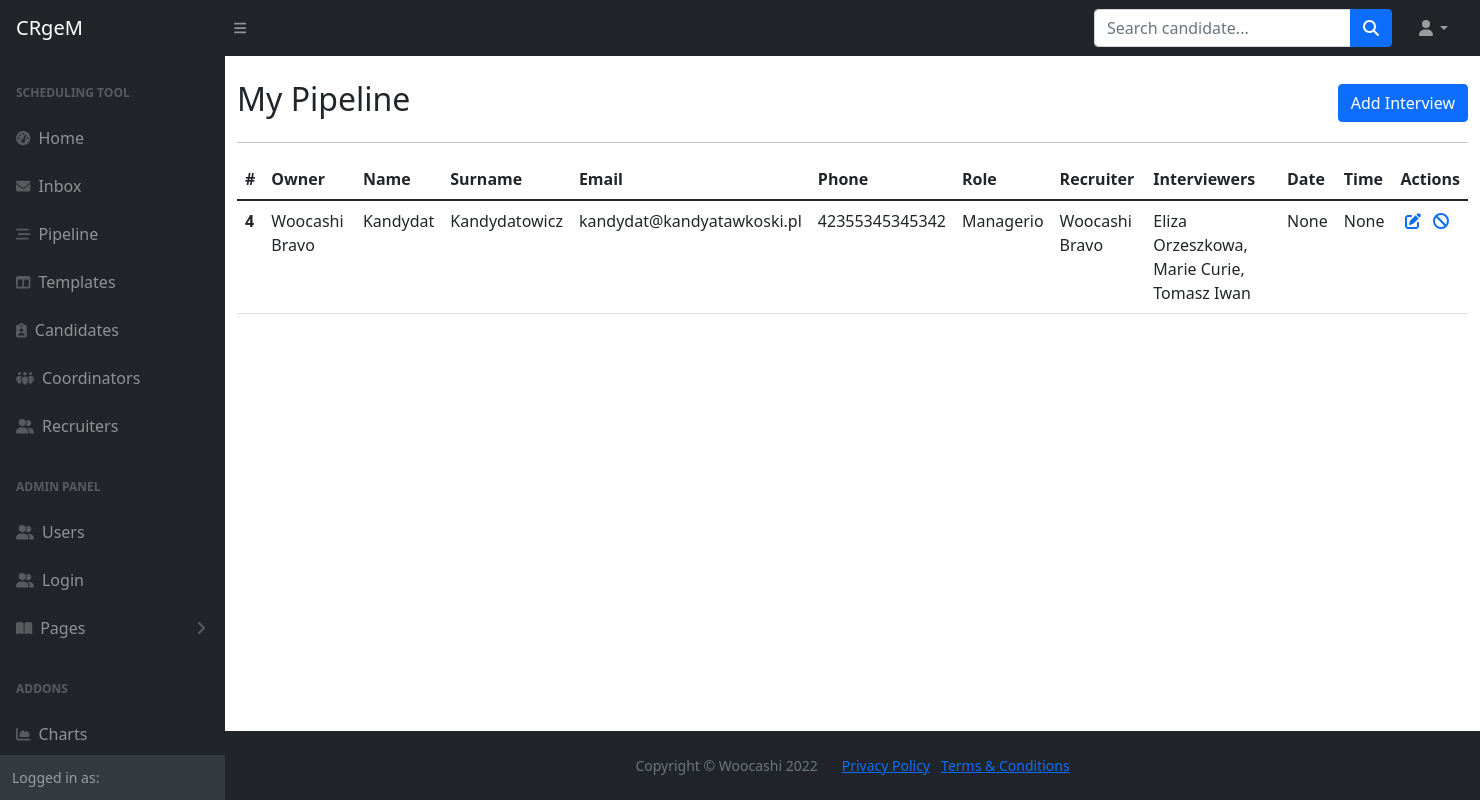
Page /pipeline on the earlier database version.
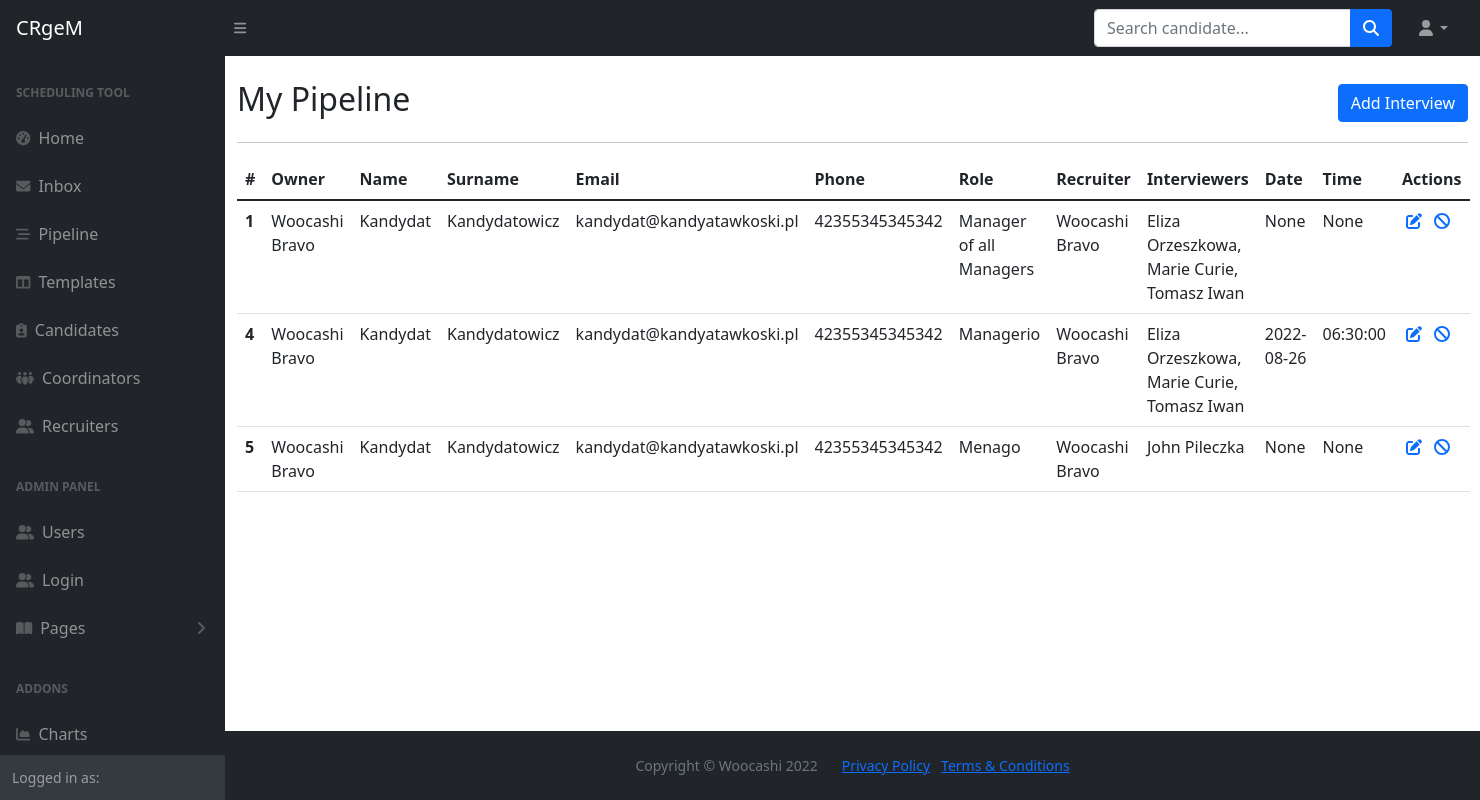
Same page on the later database version.
### main.py (models this page shows)
class Task(db.Model, Base):
    __tablename__="tasks"
    id = db.Column(db.Integer, primary_key=True)
    sender_id = Column(Integer, ForeignKey('users.id'), nullable=False)
    recipient_id = Column(Integer, ForeignKey('users.id'), nullable=False)
    delegate_id = Column(Integer, ForeignKey('users.id'), nullable=False)
    from_user = relationship("User", foreign_keys=[sender_id], back_populates="tasks_sent")
    to_user = relationship("User", foreign_keys=[recipient_id], back_populates="tasks_received")
    candidate_id = Column(Integer, ForeignKey('candidates.id'))
    candidate = relationship("Candidate", foreign_keys=[candidate_id], back_populates="tasks")
    interviewers = db.Column(db.String, nullable=False)
    role = db.Column(db.String, nullable=False)
    recruiter_notes = db.Column(db.Text, nullable=True)
    date_sent = db.Column(db.Date, nullable=False)
    date_received = db.Column(db.Date, nullable=True)
    date_completed = db.Column(db.Date, nullable=True)
    status = db.Column(db.String, nullable=False)
    is_archived = db.Column(db.Boolean, nullable=False)
    delegated_by = relationship("User", foreign_keys=[delegate_id], back_populates="tasks_delegated")
    interview_date = db.Column(db.Date, nullable=True)
    interview_time = db.Column(db.Time, nullable=True)
    scheduler_notes = db.Column(db.Text, nullable=True)
    completion_time = db.Column(db.DateTime, nullable=True)

class User(db.Model, UserMixin, Base):
    __tablename__="users"
    id = db.Column(db.Integer, primary_key=True)
    first_name = db.Column(db.String, nullable=False)
    last_name = db.Column(db.String, nullable=False)
    full_name = db.Column(db.String, nullable=False)
    email = db.Column(db.String, nullable=False, unique=True)
    phone = db.Column(db.String, nullable=False)
    type = db.Column(db.String, nullable=False)
    password = db.Column(db.String, nullable=False)
    interviews = relationship("Interview", back_populates="created_by")
    templates = relationship("Template", back_populates="created_by")
    candidates = relationship("Candidate", back_populates="created_by")
    tasks_sent = relationship("Task", primaryjoin="User.id==Task.sender_id", back_populates="from_user")
    tasks_received = relationship("Task", primaryjoin="User.id==Task.recipient_id", back_populates="to_user")
    tasks_delegated = relationship("Task", primaryjoin="User.id==Task.delegate_id", back_populates="delegated_by")

class Candidate(db.Model, Base):
    __tablename__="candidates"
    id = db.Column(db.Integer, primary_key=True)
    first_name = db.Column(db.String, nullable=False)
    last_name = db.Column(db.String, nullable=False)
    full_name = db.Column(db.String, nullable=False)
    email = db.Column(db.String, nullable=False, unique=True)
    phone = db.Column(db.String, nullable=False)
    cv = db.Column(db.String, nullable=True)
    owner_id = Column(Integer, ForeignKey('users.id'))
    created_by = relationship("User", back_populates="candidates")
    created_date = db.Column(db.Date, nullable=False)
    tasks = relationship("Task", back_populates="candidate")

### main.py (the view)
@app.route('/pipeline')
def pipeline():
    tasks = Task.query.filter_by(status="accepted").all()
    return render_template('pipeline.html', tasks=tasks, current_user=current_user, is_authenticated=current_user.is_authenticated)

### templates/pipeline.html (shortened to what this page needs)
{% import "bootstrap/wtf.html" as wtf %}
{% include 'header.html' %}
	<main>
		<div class="container mt-4">
			<div class="row d-flex align-items-center">
				<div class="col-lg-6">
					<h2>My Pipeline</h2>
				</div>
				<div class="col-lg-6 d-flex justify-content-end">
					<a class="btn btn-primary" href="{{url_for('pipeline_new', form=form)}}">Add Interview</a>
				</div>
			</div>
			<hr>
			{% if tasks|length == 0 %}
			<p>You don't have interviews in your pipeline. Please click on Add Interview button above to proceed with your first interview scheduling. Enjoy working with our CRM!</p>
			{% else %}
			<table class="table">
				  <thead>
				    <tr>
				      <th scope="col">#</th>
					    <th scope="col">Owner</th>
				      <th scope="col">Name</th>
				      <th scope="col">Surname</th>
				      <th scope="col">Email</th>
					    <th scope="col">Phone</th>
					    <th scope="col">Role</th>
					    <th scope="col">Recruiter</th>
					    <th scope="col">Interviewers</th>
					    <th scope="col">Date</th>
					    <th scope="col">Time</th>
					    <th scope="col">Actions</th>
				    </tr>
				  </thead>
				  <tbody>
				  {% for task in tasks %}
				    <tr>
				      <th scope="row">{{task.id}}</th>
					    <td>{{task.to_user.full_name}}</td>
				      <td>{{task.candidate.first_name}}</td>
				      <td>{{task.candidate.last_name}}</td>
				      <td>{{task.candidate.email}}</td>
					    <td>{{task.candidate.phone}}</td>
					    <td>{{task.role}}</td>
					    <td>{{task.from_user.full_name}}</td>
					    <td>{{task.interviewers}}</td>
					    <td>{{task.interview_date}}</td>
					    <td>{{task.interview_time}}</td>
					    <td>
						    <a class="text-decoration-none" href="{{url_for('pipeline_edit', task_id=task.id)}}">
							    <i class="fa-solid fa-pen-to-square p-1" title="edit interview"></i>
						    <a class="text-decoration-none" href="{{url_for('pipeline_delete', task_id=task.id)}}">
						        <i class="fa-solid fa-ban p-1" title="delete interview"></i>
					        </a>
					    </td>
				    </tr>
				  {% endfor %}
				  </tbody>
				</table>
			{% endif %}
		</div>
	</main>
{% include 'footer.html' %}

### templates/header.html (shortened to what this page needs)
<!DOCTYPE html>
<html lang="en">
    <head>
        <link href="https://cdn.jsdelivr.net/npm/simple-datatables@latest/dist/style.css" rel="stylesheet" />
        <link href="{{ url_for('static', filename='css/styles.css') }}" rel="stylesheet" />
    </head>
    <body class="sb-nav-fixed">
        <nav class="sb-topnav navbar navbar-expand navbar-dark bg-dark">
            <a class="navbar-brand ps-3" href="{{ url_for('home') }}">CRgeM</a>
            <button class="btn btn-link btn-sm order-1 order-lg-0 me-4 me-lg-0" id="sidebarToggle" href="#!"><i class="fas fa-bars"></i></button>
            <form class="d-none d-md-inline-block form-inline ms-auto me-0 me-md-3 my-2 my-md-0">
                <div class="input-group">
                    <input class="form-control" type="text" placeholder="Search candidate..." aria-label="Search for..." aria-describedby="btnNavbarSearch" />
                    <button class="btn btn-primary" id="btnNavbarSearch" type="button"><i class="fas fa-search"></i></button>
                </div>
            </form>
            <ul class="navbar-nav ms-auto ms-md-0 me-3 me-lg-4">
                <li class="nav-item dropdown">
                    <a class="nav-link dropdown-toggle" id="navbarDropdown" href="#" role="button" data-bs-toggle="dropdown" aria-expanded="false"><i class="fas fa-user fa-fw"></i></a>
                </li>
            </ul>
        </nav>
        <div id="layoutSidenav">
            <div id="layoutSidenav_nav">
                <nav class="sb-sidenav accordion sb-sidenav-dark" id="sidenavAccordion">
                    <div class="sb-sidenav-menu">
                        <div class="nav">
                            <div class="sb-sidenav-menu-heading">Scheduling tool</div>
                            <a class="nav-link" href={{url_for('home')}}>
                                <div class="sb-nav-link-icon"><i class="fas fa-tachometer-alt"></i></div>
                                Home
                            <a class="nav-link" href="{{url_for('inbox')}}">
                                <div class="sb-nav-link-icon"><i class="fa-solid fa-envelope"></i></div>
                                Inbox
                            </a>
                            <a class="nav-link" href={{url_for('pipeline')}}>
                                <div class="sb-nav-link-icon"><i class="fa-solid fa-bars-staggered"></i></div>
                                Pipeline
                            </a>
                            <a class="nav-link" href={{url_for('templates')}}>
                                <div class="sb-nav-link-icon"><i class="fas fa-columns"></i></div>
                                Templates
                            </a>
                            <a class="nav-link" href={{url_for('candidates')}}>
                                <div class="sb-nav-link-icon me-2"><i class="fa-solid fa-clipboard-user"></i></div>
                                Candidates
                            </a>
                            <a class="nav-link" href='#'>
                                <div class="sb-nav-link-icon"><i class="fa-solid fa-people-group"></i></div>
                                Coordinators
                            </a>
                            <a class="nav-link" href="#">
                                <div class="sb-nav-link-icon"><i class="fa-solid fa-user-group"></i></div>
                                Recruiters
                            </a>
                            <div class="sb-sidenav-menu-heading">ADMIN PANEL</div>
                            <a class="nav-link" href="{{url_for('users')}}">
                                <div class="sb-nav-link-icon"><i class="fa-solid fa-user-group"></i></div>
                                Users
                            </a>
                            <a class="nav-link" href="{{url_for('login')}}">
                                <div class="sb-nav-link-icon"><i class="fa-solid fa-user-group"></i></div>
                                Login
                            </a>
                            <a class="nav-link collapsed" href="#" data-bs-toggle="collapse" data-bs-target="#collapsePages" aria-expanded="false" aria-controls="collapsePages">
                                <div class="sb-nav-link-icon"><i class="fas fa-book-open"></i></div>
                                Pages
                                <div class="sb-sidenav-collapse-arrow"><i class="fas fa-angle-down"></i></div>
                            </a>
                            <div class="sb-sidenav-menu-heading">Addons</div>
                            <a class="nav-link" href="charts.html">
                                <div class="sb-nav-link-icon"><i class="fas fa-chart-area"></i></div>
                                Charts
                            </a>
                        </div>
                    </div>
                    {% if current_user %}
                    <div class="sb-sidenav-footer">
                        <div class="small">Logged in as:</div>
                    </div>
                    {% endif %}
                </nav>
            </div>
            <div id="layoutSidenav_content">

### templates/footer.html (shortened to what this page needs)
<footer class="py-4 bg-dark mt-auto">
                    <div class="container-fluid px-4">
                        <div class="d-flex align-items-center justify-content-center small">
                            <div class="text-muted me-4">Copyright &copy; Woocashi 2022</div>
                            <div>
                                <a href="#">Privacy Policy</a>
                                &middot;
                                <a href="#">Terms &amp; Conditions</a>
                            </div>
                        </div>
                    </div>
                </footer>
            </div>
        </div>
    </body>
</html>

Differences in the rows shown:
now on this page (row edited): Task: id "1", to_user.full_name "Woocashi Bravo", candidate.first_name "Kandydat", candidate.last_name "Kandydatowicz", candidate.email "kandydat@kandyatawkoski.pl", candidate.phone "42355345345342", role "Manager of all Managers", from_user.full_name "Woocashi Bravo", interviewers "Eliza Orzeszkowa, Marie Curie, Tomasz Iwan", interview_date "None", interview_time "None"
changed Task "Managerio": interview_date "None" → "2022-08-26"; interview_time "None" → "06:30:00"
added Task: id "5", to_user.full_name "Woocashi Bravo", candidate.first_name "Kandydat", candidate.last_name "Kandydatowicz", candidate.email "kandydat@kandyatawkoski.pl", candidate.phone "42355345345342", role "Menago", from_user.full_name "Woocashi Bravo", interviewers "John Pileczka", interview_date "None", interview_time "None"
